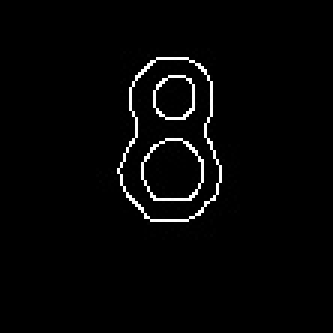
#> input picture NumberData/Number8/num2.jpg, 111 x 111 px (shown 3 times larger)
$ jupyter execute test.ipynb
#> lines starting #> are read from the running program, lines starting #| are printed output that depends on the picture; after the words box and inside, x2 and y2 are one past the last pixel; in counts of white or black regions, pixels touching at a corner belong together
#> further down, img1 is the input picture: shape (111, 111, 3); min 0, max 255, mean 5.7
[cell 1]
import cv2
import matplotlib.pyplot as plt
import numpy as np
import math


def center_image(img1):
    #Image Centering

    hh = img1.shape[0]
#> hh = 111
    ww = img1.shape[1]
#> ww = 111


    # get contours (presumably just one around the nonzero pixels)
    contours = cv2.findContours(img1, cv2.RETR_EXTERNAL, cv2.CHAIN_APPROX_SIMPLE)
#> contours = 1 contour; box (x1, y1, x2, y2) and area: (39, 19, 74, 74) 1394
#> img1: shape (111, 111); 2.2% white in thin lines or dots, all inside (x1, y1, x2, y2) = (39, 19, 74, 74)
    contours = contours[0] if len(contours) == 2 else contours[1]
    for cntr in contours:
        x,y,w,h = cv2.boundingRect(cntr)
#> this loop made 1 pass
#> (x, y, w, h) on pass 1: (39, 19, 35, 55)

    # recenter
    startx = (ww - w)//2
#> startx = 38
    starty = (hh - h)//2
#> starty = 28
    result = np.zeros_like(img1)
    result[starty:starty+h,startx:startx+w] = img1  [y:y+h,x:x+w]
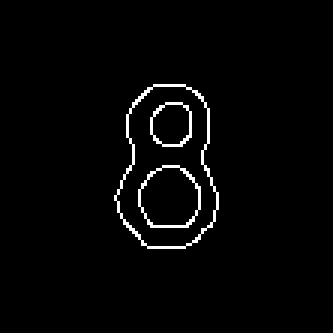
#> result: shape (111, 111) (shown 3 times larger); 2.2% white in thin lines or dots, all inside (x1, y1, x2, y2) = (38, 28, 73, 83)
    return result


img1 = cv2.imread('NumberData/Number8/num2.jpg')
img1 = cv2.cvtColor(img1, cv2.COLOR_BGR2GRAY)
img1 = cv2.threshold(img1, 100, 255, cv2.THRESH_BINARY)
# plt.imshow(img1, cmap='gray')
img1 = center_image(img1[1])
plt.imshow(img1, cmap='gray')

x = img1.shape[0]
#> x = 111
y = img1.shape[1]
#> y = 111

## To draw horizontal lines

horizotal_lines = np.zeros_like(img1, dtype = np.uint8)

horizotal_lines = cv2.line(horizotal_lines, (0, 28), (x, 28), (255, 255, 255), 1)
horizotal_lines = cv2.line(horizotal_lines, (0, 42), (x, 42), (255, 255, 255), 1)
horizotal_lines = cv2.line(horizotal_lines, (0, 55), (x, 55), (255, 255, 255), 1)
horizotal_lines = cv2.line(horizotal_lines, (0, 69), (x, 69), (255, 255, 255), 1)
horizotal_lines = cv2.line(horizotal_lines, (0, 82), (x, 82), (255, 255, 255), 1)

## To draw vertical lines

vertical_lines = np.zeros_like(img1, dtype = np.uint8)

vertical_lines = cv2.line(vertical_lines, (28, 0), (28, y), (255, 255, 255), 1)
vertical_lines = cv2.line(vertical_lines, (42, 0), (42, y), (255, 255, 255), 1)
vertical_lines = cv2.line(vertical_lines, (55, 0), (55, y), (255, 255, 255), 1)
vertical_lines = cv2.line(vertical_lines, (69, 0), (69, y), (255, 255, 255), 1)
vertical_lines = cv2.line(vertical_lines, (82, 0), (82, y), (255, 255, 255), 1)


## Get Intersection points
horizontal_intersections = horizotal_lines & img1
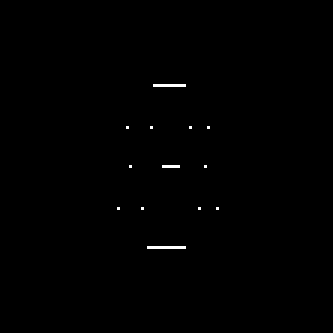
#> horizontal_intersections: shape (111, 111) (shown 3 times larger); 0.32% white in thin lines or dots, all inside (x1, y1, x2, y2) = (39, 28, 73, 83)
vertical_intersections = vertical_lines & img1
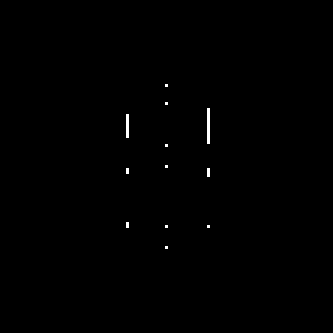
#> vertical_intersections: shape (111, 111) (shown 3 times larger); 0.28% white in thin lines or dots, all inside (x1, y1, x2, y2) = (42, 28, 70, 83)

horizontal_count = 0
vertical_count = 0

# new_img = horizotal_lines | vertical_lines | img1
# plt.imshow(new_img, cmap='gray')
for i in range(img1.shape[0]):
    for j in range(img1.shape[1]):
        if horizontal_intersections[i][j] > 230:
            horizontal_count += 1
        if vertical_intersections[i][j] > 230:
            vertical_count += 1
#> after the loop, horizontal_count = 40; vertical_count = 34
